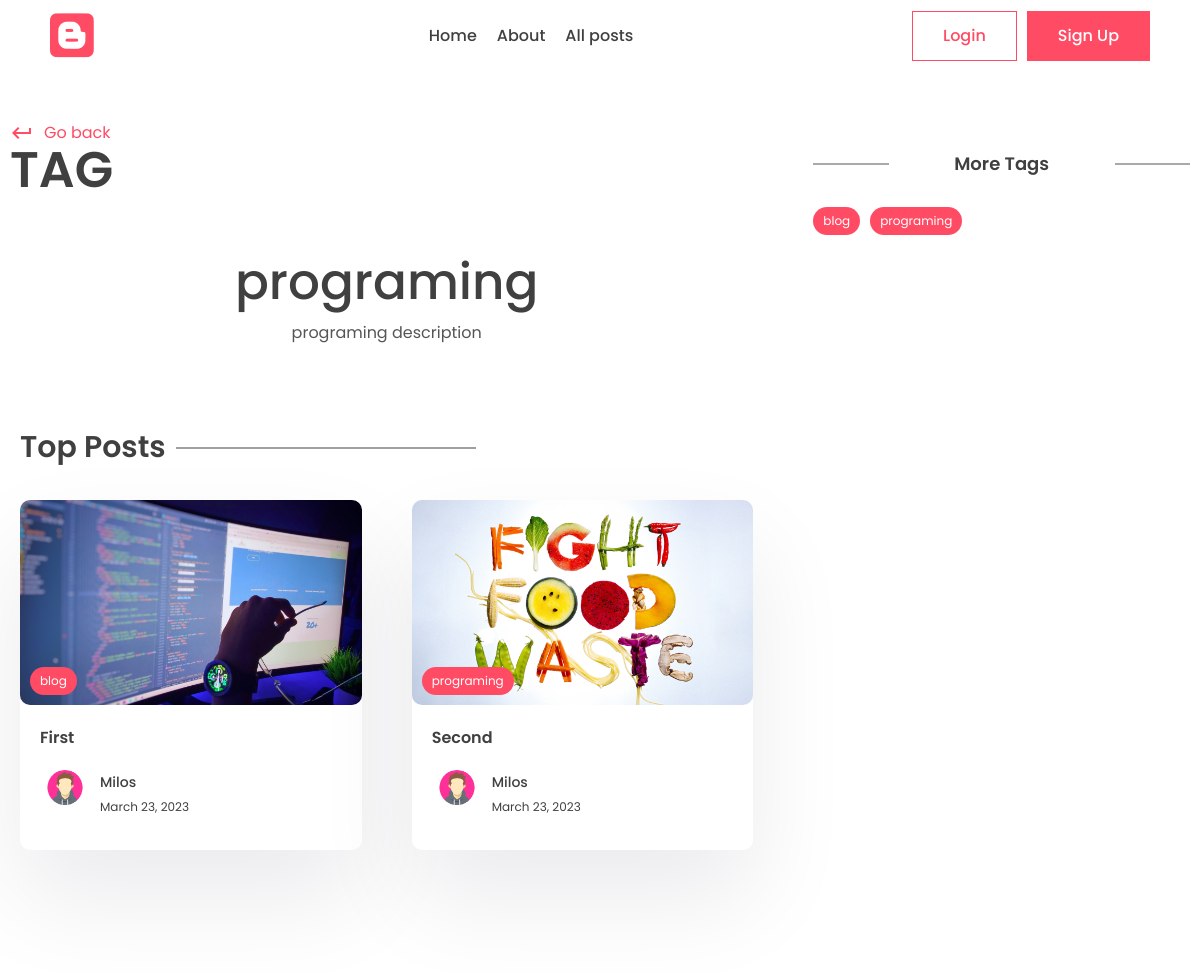
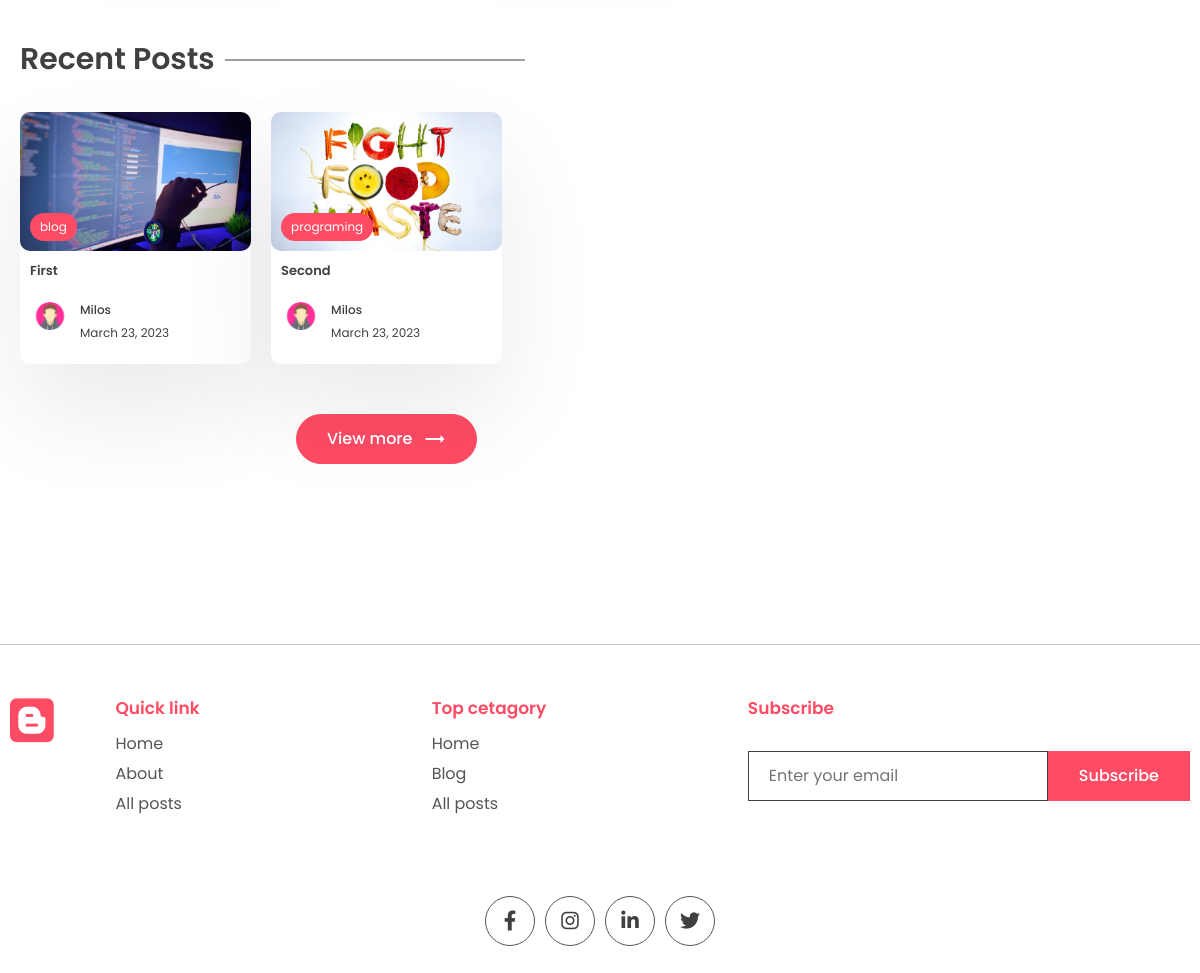
Page /tag/programing on the committed database (2 pictures, top to bottom).
### app/models.py (models this page shows, shortened)
class Tag(models.Model):
    name = models.CharField(max_length=100)
    description = models.CharField(max_length=100)
    slug = models.SlugField(max_length=200, unique=True)

class Post(models.Model):
    title = models.CharField(max_length=200,)
    content = models.TextField()
    last_updated = models.DateTimeField(auto_now=True,)
    slug = models.SlugField(max_length=200, unique=True,)
    image = models.ImageField(null=True, blank=True, upload_to="images/",)
    tags = models.ManyToManyField(Tag, blank=True, related_name='post',)
    view_count = models.IntegerField(null=True, blank=True,)
    is_featured = models.BooleanField(default=False)
    author = models.ForeignKey(
        User, on_delete=models.CASCADE, null=True, blank=True)

class Profile(models.Model):
    user = models.OneToOneField(User, on_delete=models.CASCADE)
    profile_image = models.ImageField(
        null=True, blank=True, upload_to="images/")
    slug = models.SlugField(max_length=200, unique=True)
    bio = models.CharField(max_length=200)

### app/views.py (the view)
# urls.py: path('tag/<slug:slug>', views.tag_page, name='tag_page'),
def tag_page(request, slug):
    tag = Tag.objects.get(slug=slug)
    top_posts = Post.objects.filter(
        tags__in=[tag.id]).order_by('-view_count')[0:2]
    recent_posts = Post.objects.filter(
        tags__in=[tag.id]).order_by('-last_updated')[0:3]
    tags = Tag.objects.all()
    context = {
        'tag': tag,
        'top_posts': top_posts,
        'recent_posts': recent_posts,
        'tags': tags,
    }
    return render(request, 'app/tag.html', context)

### app/templates/app/tag.html (shortened to what this page needs)
{% extends "base.html" %}
{% load static %}
{% block content %}
<div class="container">
<div class="layout">
    <div class="left">
        <div class="page-top">
            <div class="top flex">
                <div class="page-name">
                    <a href="#" class="learn">
                        <span class="material-icons"> keyboard_return </span> Go
                        back
                    </a>
                    <h1>Tag</h1>
                </div>
            </div>
        </div>
        <center>
            <div class="typo">
                <h1 class="title">{{tag.name}}</h1>
                <p>
                    {{tag.description}}
                </p>
            </div>
        </center>
        <section class="sp">
            <div class="container">
                <h1 class="sec-title">Top Posts</h1>
                <div class="grid-2 blog">
                    {% for post in top_posts %}
                        <a href="{% url 'post_page' post.slug %}">
                            <div class="card">
                                <div class="post-img">
                                    <img src="{{post.image.url}}" alt="" />
                                        <div class="tag">{{post.tags.all.0.name}}</div>
                                </div>
                                <div class="card-content">
                                    <h3>
                                        {{post.title}}
                                    </h3>
                                    <div class="author">
                                        <div class="profile-pic">
                                            <img src="{{post.author.profile.profile_image.url}}" alt="" />
                                        </div>
                                        <div class="details">
                                            <p>{{post.author.first_name}}</p>
                                            <small>{{post.last_updated|date}}</small>
                                        </div>
                                    </div>
                                </div>
                            </div>
                        </a>
                        {% empty %}
                        <p>Nothing to show here</p>
                    {% endfor %}
                </div>
            </div>
        </section>
        <section class="sp">
            <div class="container">
                <h1 class="sec-title">Recent Posts</h1>
                <div class="grid-3 blog-grid">
                    {% for post in recent_posts  %}
                        <a href="{% url 'post_page' post.slug %}">
                            <div class="card">
                                <div class="post-img">
                                    <img src="{{post.image.url}}" alt="" />
                                    <div class="tag">{{post.tags.all.0.name}}</div>
                                </div>
                                <div class="card-content">
                                    <h3>
                                        {{post.title}}
                                    </h3>
                                    <div class="author">
                                        <div class="profile-pic">
                                            <img src="{{post.author.profile.profile_image.url}}" alt="" />
                                        </div>
                                        <div class="details">
                                            <p>{{post.author.first_name}}</p>
                                            <small>{{post.last_updated|date}}</small>
                                        </div>
                                    </div>
                                </div>
                            </div>
                        </a>
                        {% empty %}
                        <p>Nothing to show here</p>
                    {% endfor %}
                </div>
                <center>
                    <button class="btn btn-primary rounded view">
                        View more
                        <span class="material-icons"> trending_flat </span>
                    </button>
                </center>
            </div>
        </section>
    </div>
    <div class="right">
        <div class="block">
            <h2 class="title2">More Tags</h2>
            <div class="blog-tags">
                {% for tag in tags %}
                    <a href="{% url 'tag_page' tag.slug %}" class="tag">{{tag.name}}</a>
                {% endfor %}
            </div>
        </div>
    </div>
</div>
{% endblock content %}

### app/static/app/style.css (style rules this page uses)
* { margin: 0; padding: 0; box-sizing: border-box; text-decoration: none; border: none; outline: none; list-style: none; font-family: "Poppins", sans-serif; color: var(--black); }
:root { --red: #ff4b64; --black: #404040; --des: #555555; --shadow: #ffffff1a 0px 1px 1px 0px inset, #32325d40 0px 50px 100px -20px, #0000004d 0px 30px 60px -30px; --shadow2: rgba(17, 12, 46, 0.084) 0px 48px 100px 0px; }
html { font-size: 62.5%; }
[class*="grid"] { display: grid; }
img { width: 100%; }
.container { max-width: 1220px; margin: auto; padding: 0 10px; }
p, a { font-size: 1.6rem; color: var(--des); }
.btn { cursor: pointer; height: 5rem; padding: 0 3rem; font-size: 1.6rem; font-weight: 500; border: 1px solid var(--red); display: flex; align-items: center; justify-content: center; gap: 1rem; }
.btn span { color: white; }
.btn-primary { background: var(--red); color: white; }
.rounded { border-radius: 5rem; }
.typo { width: 50%; margin-top: 5rem; }
.title { font-size: 5rem; font-weight: 500; }
.sp { padding: 8rem 0; }
.grid-2 { grid-template-columns: 1.3fr 1fr; align-items: center; }
.post-img { height: 40rem; width: 100%; overflow: hidden; border-radius: 1rem; }
.post-img img { height: 100%; object-fit: cover; object-position: center; }
.learn { display: flex; align-items: center; gap: 1rem; color: var(--red); margin-top: 2rem; }
.learn span { color: #ff4b64; }
.sec-title { font-size: 3rem; font-weight: 600; position: relative; width: fit-content; margin-bottom: 3rem; }
.sec-title::after { content: ""; position: absolute; right: -31rem; height: 1px; width: 30rem; background: var(--black); top: 50%; transform: translateY(-50%); }
.grid-3 { grid-template-columns: repeat(3, 1fr); gap: 5rem; }
.card { background: white; box-shadow: var(--shadow2); border-radius: 1rem; cursor: pointer; transition: 0.3s; }
.post-img { position: relative; }
.tag { position: absolute; bottom: 1rem; left: 1rem; background: var(--red); color: white; border-radius: 5rem; padding: 0.5rem 1rem; font-size: 1.2rem; }
.card-content { padding: 2rem; padding-bottom: 3rem; }
.card h3 { font-size: 1.6rem; font-weight: 600; }
.card .post-img { width: 100%; height: unset; aspect-ratio: 1/0.6; }
.author { display: flex; align-items: center; gap: 1rem; margin-top: 2rem; }
.profile-pic { width: 5rem; aspect-ratio: 1/1; border-radius: 50%; overflow: hidden; }
.author p { color: var(--black); font-weight: 500; font-size: 1.4rem; }
.author small { color: var(--black); font-size: 1.2rem; }
.view { margin-top: 5rem; }
.layout { display: flex; gap: 5rem; }
.left { width: 100%; height: 100%; }
.right { position: sticky; top: 70px; height: 100%; width: 50%; }
.page-name h1 { font-size: 5rem; text-transform: uppercase; font-weight: 600; line-height: 5rem; }
.flex { display: flex; align-items: flex-end; justify-content: space-between; }
.left .typo { width: 100%; }
.blog { grid-template-columns: 1fr 1fr; gap: 5rem; }
.title2 { position: relative; font-size: 1.8rem; text-align: center; font-weight: 600; margin-bottom: 3rem; }
.title2::before { content: ""; position: absolute; height: 1px; width: 20%; background: var(--des); left: 0; top: 50%; transform: translateY(-50%); }
.title2::after { content: ""; position: absolute; height: 1px; width: 20%; background: var(--des); right: 0; top: 50%; transform: translateY(-50%); }
.blog-grid { gap: 2rem; }
.blog-grid .card-content { padding: 1rem; padding-bottom: 2rem; }
.blog-grid .card h3 { font-size: 1.3rem; font-weight: 600; }
.blog-grid .profile-pic { width: 4rem; }
.blog-grid .author p { font-size: 1.2rem; }
.block { margin-top: 5rem; }
.blog-tags .tag { position: unset; width: fit-content; }
.blog-tags { display: flex; align-items: center; flex-wrap: wrap; gap: 1rem; margin-top: 3rem; }

### rows in the picture
Tag: name "programing", description "programing description"
Post: image (picture), tags.all.0.name "blog", title "First", author.profile.profile_image (picture), author.first_name "Milos", last_updated "March 23, 2023"
Post: image (picture), tags.all.0.name "programing", title "Second", author.profile.profile_image (picture), author.first_name "Milos", last_updated "March 23, 2023"
Tag: name "blog"
